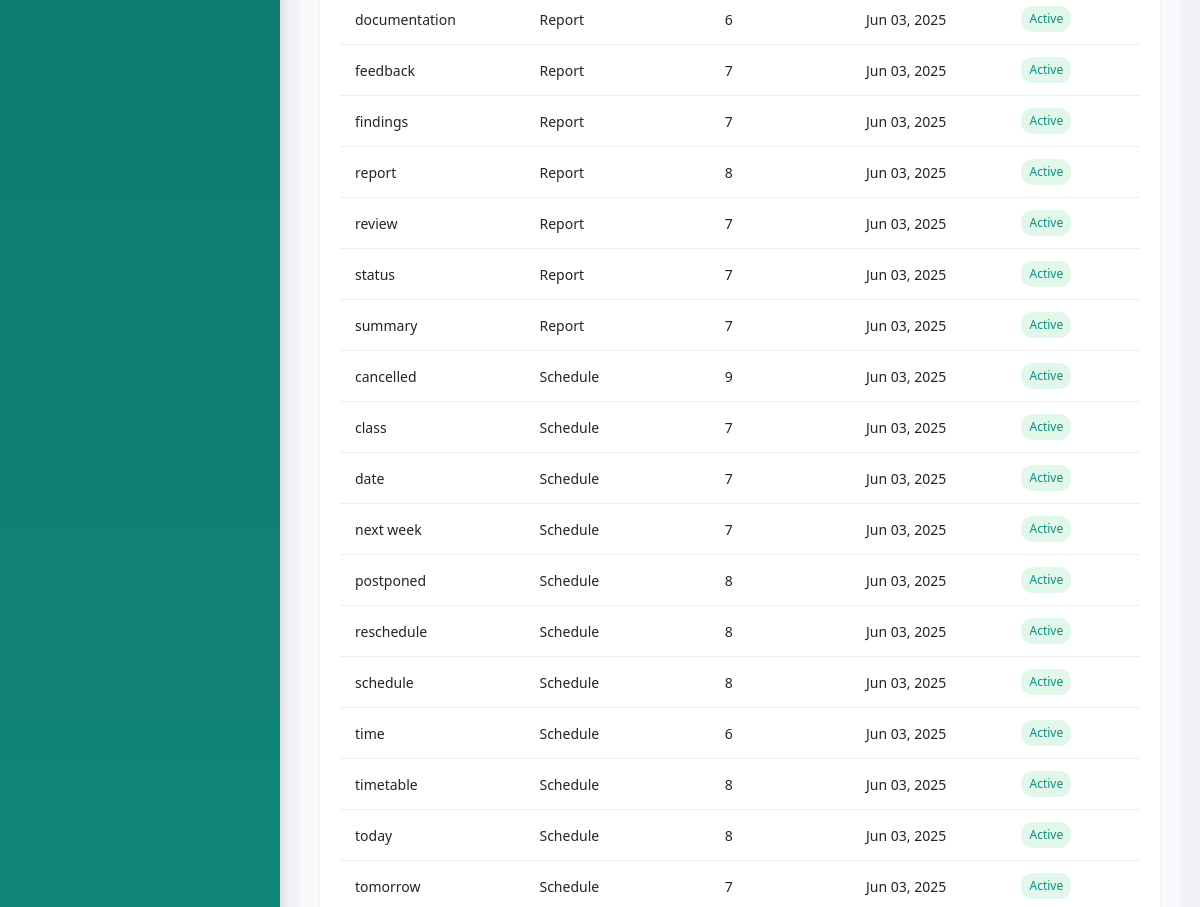
Page /keywords/ (middle part) on the earlier database version.
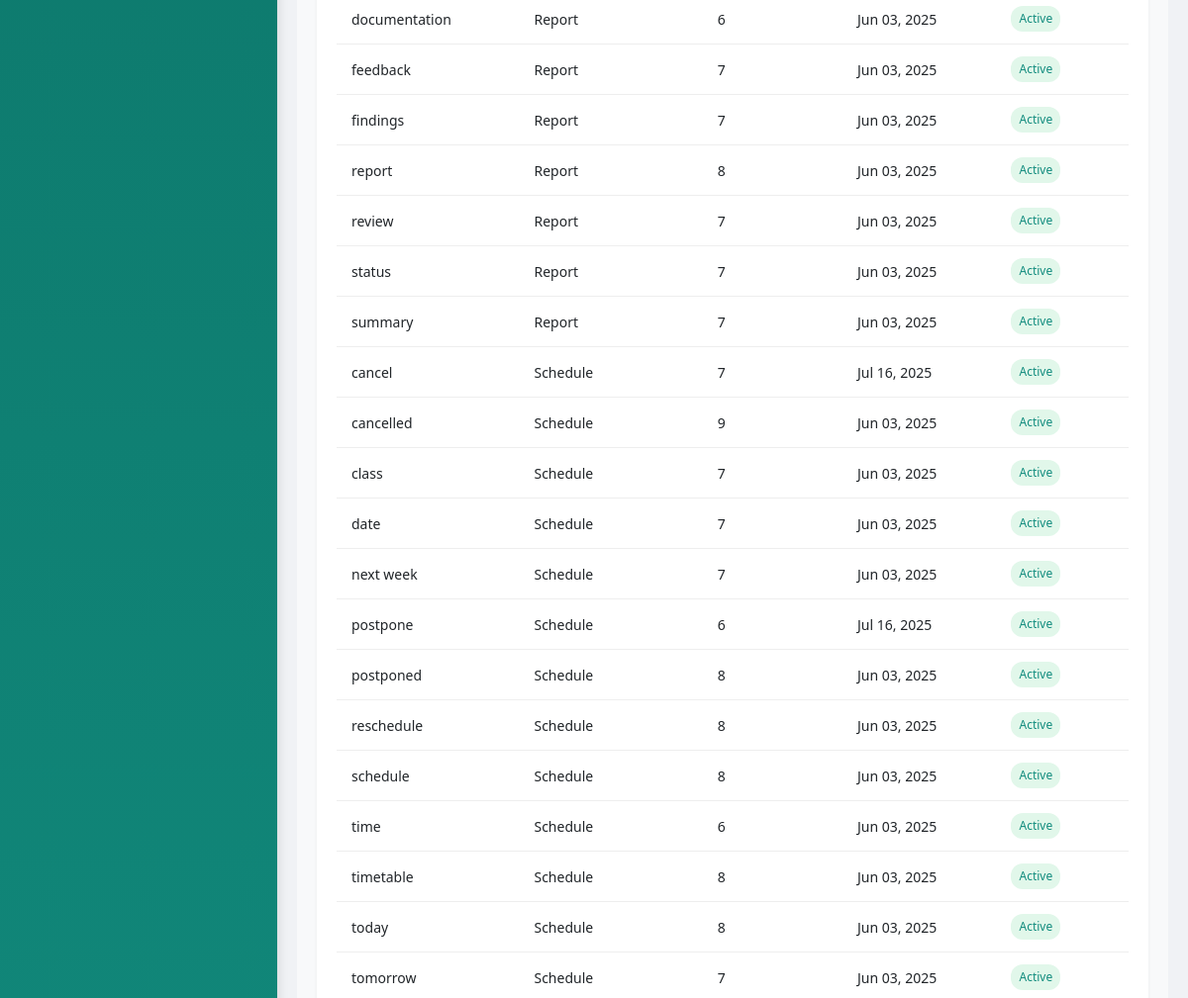
Same page on the later database version.
### myapplication/models.py (models this page shows, shortened)
class ImportantKeyword(models.Model):
    keyword = models.CharField(max_length=100, unique=True)
    category = models.CharField(
        max_length=50,
        choices=[
            ('schedule', 'Schedule'),
            ('assignment', 'Assignment'),
            ('exam', 'Exam'),
            ('deadline', 'Deadline'),
            ('meeting', 'Meeting'),
            ('announcement', 'Announcement'),
            ('task', 'Task'),
            ('report', 'Report')
        ]
    )
    weight = models.IntegerField(default=1, help_text="Importance weight (1-10)")
    created_at = models.DateTimeField(auto_now_add=True)
    is_active = models.BooleanField(default=True)

### myapplication/views.py (the view)
# urls.py: path('keywords/', views.keywords_list, name='keywords_list'),
def keywords_list(request):
    keywords = ImportantKeyword.objects.filter(is_active=True).order_by('category', 'keyword')
    return render(request, 'keywords_list.html', {'keywords': keywords})

### templates/keywords_list.html (shortened to what this page needs)
{% extends 'base.html' %}
{% block content %}
<div class="whatsapp-keywords-container">
    <div class="whatsapp-keywords-table-container">
        <table class="whatsapp-keywords-table">
            <tbody>
                {% for keyword in keywords %}
                <tr>
                    <td>{{ keyword.keyword }}</td>
                    <td>{{ keyword.get_category_display }}</td>
                    <td>{{ keyword.weight }}</td>
                    <td>{{ keyword.created_at|date:"M d, Y" }}</td>
                    <td>
                        <span class="status-badge {% if keyword.is_active %}active{% else %}inactive{% endif %}">
                            {% if keyword.is_active %}Active{% else %}Inactive{% endif %}
                        </span>
                    </td>
                </tr>
                {% empty %}
                <tr class="empty-row">
                    <td colspan="5">
                        <i class="fas fa-info-circle"></i> No keywords found
                    </td>
                </tr>
                {% endfor %}
            </tbody>
        </table>
    </div>
</div>
{% endblock %}

### templates/base.html (shortened to what this page needs)
{% load static %}
<!DOCTYPE html>
<html lang="en">
<head>
    <link href="https://cdn.jsdelivr.net/npm/bootstrap@5.3.0/dist/css/bootstrap.min.css" rel="stylesheet">
    <link rel="stylesheet" href="https://cdnjs.cloudflare.com/ajax/libs/font-awesome/6.4.0/css/all.min.css">
     <link href="{% static 'css/messages.css'%}" rel="stylesheet">
</head>
<body>
    <div class="sidebar">
    </div>
    <div class="main-content">
        <div class="content-wrapper">
            {% block content %}{% endblock %}
        </div>
    </div>
</body>
</html>

### templates/base.html (style rules this page uses)
:root { --whatsapp-primary: #075e54; --whatsapp-secondary: #128c7e; --whatsapp-light: #25d366; --whatsapp-bg: #e5ddd5; --whatsapp-chat-bg: #dcf8c6; --sidebar-width: 280px; }
body { font-family: 'Segoe UI', Tahoma, Geneva, Verdana, sans-serif; background-color: #f0f2f5; overflow-x: hidden; }
.sidebar { position: fixed; top: 0; left: 0; bottom: 0; width: var(--sidebar-width); background: linear-gradient(to bottom, var(--whatsapp-primary), var(--whatsapp-secondary)); color: white; padding: 20px 0; box-shadow: 2px 0 10px rgba(0, 0, 0, 0.1); z-index: 1000; transition: all 0.3s; }
.main-content { margin-left: var(--sidebar-width); min-height: 100vh; transition: all 0.3s; }
.content-wrapper { padding: 20px; }

### templates/keywords_list.html (style rules this page uses)
.whatsapp-keywords-container { width: 100%; max-width: 1200px; margin: 0 auto; padding: 20px; background-color: #f8f9fa; border-radius: 8px; }
.whatsapp-keywords-table-container { background-color: white; padding: 20px; border-radius: 8px; box-shadow: 0 2px 4px rgba(0,0,0,0.05); overflow-x: auto; }
.whatsapp-keywords-table { width: 100%; border-collapse: collapse; font-size: 14px; }

Differences in the rows shown:
added ImportantKeyword: keyword "cancel", category "Schedule", weight "7", created_at "Jul 16, 2025", is_active "Active"
added ImportantKeyword: keyword "postpone", category "Schedule", weight "6", created_at "Jul 16, 2025", is_active "Active"
